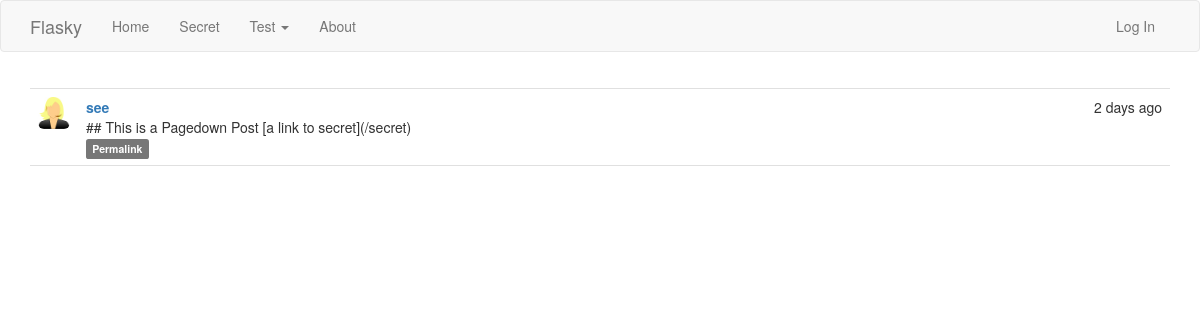
/post/156, run on an earlier commit of the app's database.
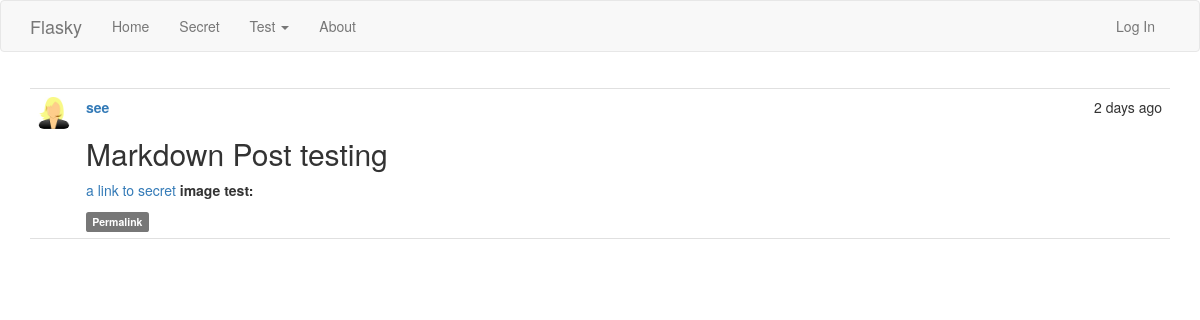
And on a later commit of the database.
### app/models.py (models this page shows, shortened)
class Post(db.Model):
    __tablename__ = 'posts'
    id = db.Column(db.Integer, primary_key=True)
    body = db.Column(db.Text)
    timestamp = db.Column(db.DateTime, index=True,default=datetime.utcnow)
    author_id = db.Column(db.Integer, db.ForeignKey('users.id'))
    body_html = db.Column(db.Text)

class User(UserMixin, db.Model):
    __tablename__ = 'users'
    id = db.Column(db.Integer, primary_key=True)
    email = db.Column(db.String(64), unique=True, index=True)
    username = db.Column(db.String(64), unique=True, index=True)
    role_id = db.Column(db.Integer, db.ForeignKey('roles.id'))
    password_hash = db.Column(db.String(128))
    confirmed = db.Column(db.Boolean, default=False)
    name = db.Column(db.String(64))
    sex = db.Column(db.Integer)     # 1.male 2.female 0. none
    location = db.Column(db.String(64))
    about_me = db.Column(db.Text())
    member_since = db.Column(db.DateTime(), default=datetime.utcnow)
    last_seen = db.Column(db.DateTime(), default=datetime.utcnow)
    posts = db.relationship('Post', backref='author', lazy='dynamic')
    @property
    def password(self):
        raise AttributeError('password is not a readable attribute')
    def get_avatar(self):
        if self.sex == 1:
            avatar = 'avatar/male.jpg'
            return avatar
        elif self.sex == 2:
            avatar = 'avatar/female.jpg'
            return avatar
        else:
            avatar = 'avatar/none.jpg'
            return avatar

### app/main/views.py (the view)
@main.route('/post/<int:id>')
def post(id):
    post = Post.query.get_or_404(id)
    return render_template('post.html', posts=[post])

### app/auth/views.py (called while the page is built)
@auth.before_app_request
def before_request():
    if request.endpoint == None:
        return render_template('404.html')
    if current_user.is_authenticated:
        current_user.ping()
        if not current_user.confirmed and  request.endpoint == 'user.secret':
            return redirect(url_for('auth.unconfirmed'))

### app/models.py (called while the page is built)
    def is_administrator(self):
        return False

### app/user/__init__.py (called while the page is built)
@user.app_context_processor
def inject_permissions():
    return dict(Permission=Permission)

### app/templates/post.html (shortened to what this page needs)
{% extends "base.html" %}
{% block page_content %}
{% include '_posts.html' %}
{% endblock %}

### app/templates/_posts.html (shortened to what this page needs)
<ul class="posts">
            {% for post in posts %}
            <li class="post">
                <div class="post-thumbnail">
                    <a href="{{ url_for('user.user_home',username=post.author.username) }}">
                        <img class="img-rounded profile-thumbnail0" src="{{ url_for('static',filename=post.author.get_avatar()) }}" with="32" height="32">
                    </a>
                </div>
                <div class="post-content">
                    <div class="post-date">{{ moment(post.timestamp).fromNow() }}</div>
                    <div class="post-author"><a href="{{ url_for('user.user_home',username=post.author.username) }}">{{ post.author.username }}</a></div>
                    <div class="post-body">
                        {% if post.body_html %}
                            {{ post.body_html | safe }}
                        {% else %}
                            {{ post.body }}
                        {% endif %}
                    </div>
                    <div class="post-footer">
                        <a href="{{url_for('main.post', id=post.id) }}">
                            <span class="label label-default">Permalink</span>
                        </a>
                    </div>
                </div>
            </li>
            {% endfor %}
</ul>

What changed in the data, as far as the page shows it:
changed Post "see": body_html (not shown) → "Markdown Post testing a link to secret image test:"; body "## This is a Pagedown Post [a link to secret](/secret)" → (not shown)
